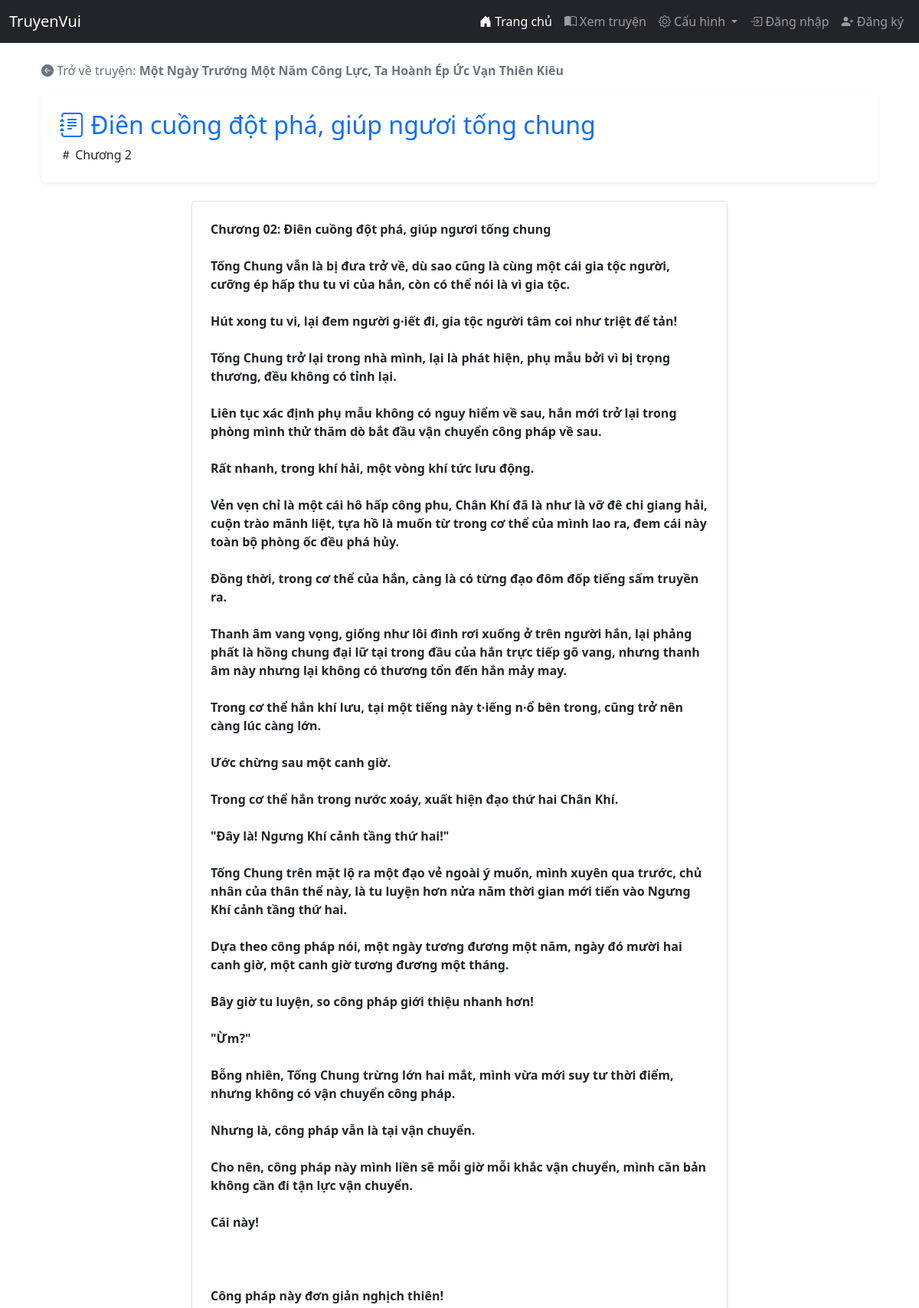
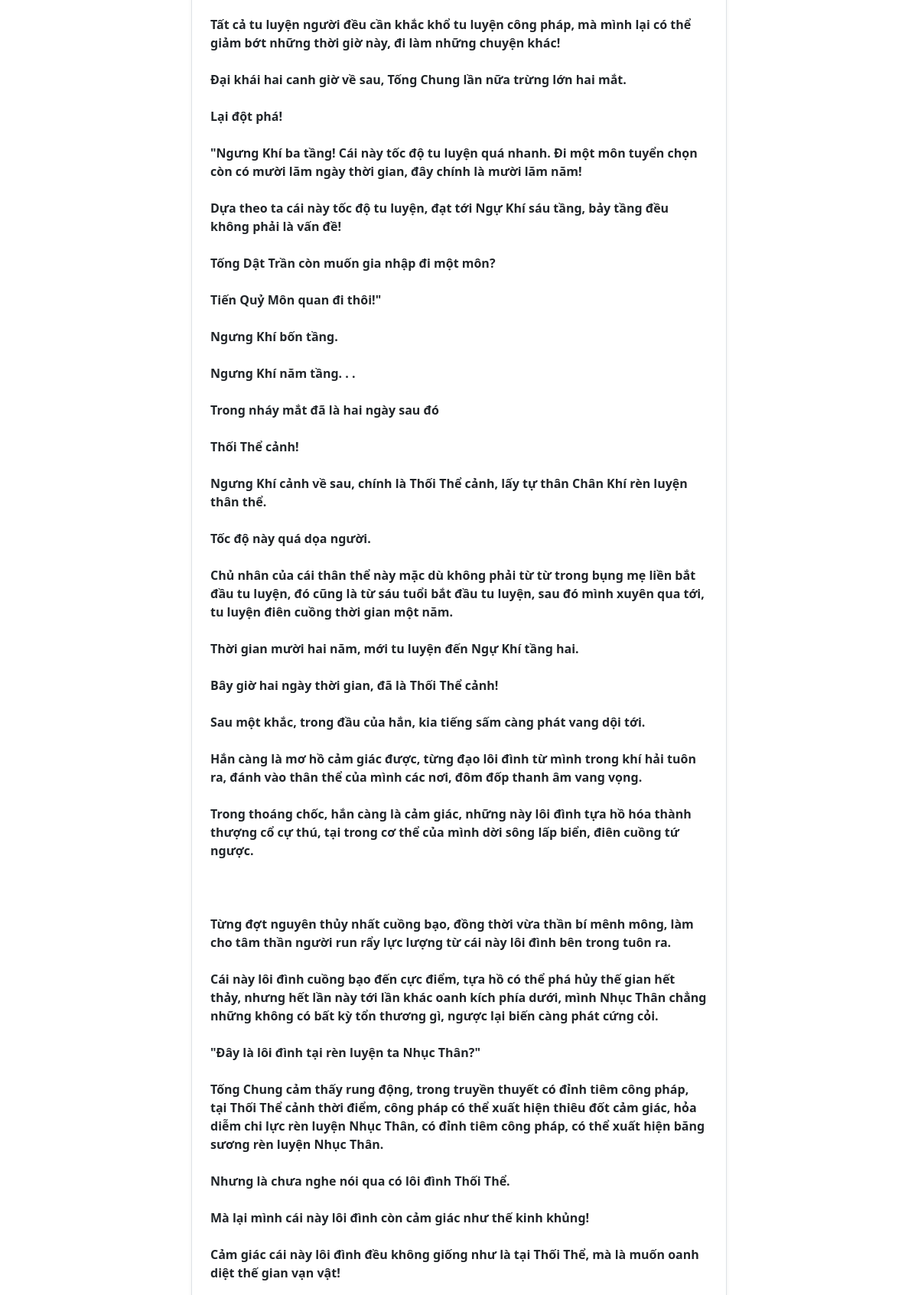
The app's page /story/mot-ngay-truong-mot-nam-cong-luc-ta-hoanh-ep-uc-van-thien-kieu/chapter/2/ (upper part) with its own data (2 pictures, top to bottom).
### stories/models.py (models this page shows, shortened)
class Chapter(models.Model):
    story = models.ForeignKey(Story, on_delete=models.CASCADE)
    chapter_number = models.PositiveIntegerField()
    title = models.CharField(max_length=255)
    content = models.TextField()
    created_at = models.DateTimeField(auto_now_add=True)

class Story(models.Model):
    title = models.CharField(max_length=255)
    categories = models.ManyToManyField(Category, related_name='stories', blank=True)
    uploader = models.ForeignKey(User, on_delete=models.CASCADE)
    author = models.CharField(max_length=255)  # 👉 Tên tác giả thực
    description = models.TextField()
    poster = models.ImageField(upload_to='posters/', blank=True, null=True)
    favorites = models.ManyToManyField(
        User,
        through='Favorite',
        related_name='favorite_stories',
        blank=True
    )
    views = models.PositiveIntegerField(default=0)  # 👈 Lượt xem
    slug = models.SlugField(unique=True, blank=True)
    created_at = models.DateTimeField(auto_now_add=True)

### stories/views.py (the view)
# urls.py: path('story/<slug:story_slug>/chapter/<int:chapter_number>/', views.chapter_detail, name='chapter_detail'),
def chapter_detail(request, story_slug, chapter_number):
    story = get_object_or_404(Story, slug=story_slug)
    chapter = get_object_or_404(Chapter, story=story, chapter_number=chapter_number)
    if request.user.is_authenticated:
        ChapterView.objects.get_or_create(user=request.user, chapter=chapter)
    prev_chapter = Chapter.objects.filter(story=story, chapter_number__lt=chapter.chapter_number).order_by('-chapter_number').first()
    next_chapter = Chapter.objects.filter(story=story, chapter_number__gt=chapter.chapter_number).order_by('chapter_number').first()
    return render(request, 'stories/chapter_detail.html', {
        'story': story,
        'chapter': chapter,
        'prev_chapter': prev_chapter,
        'next_chapter': next_chapter,
    })

### stories/templates/stories/chapter_detail.html (shortened to what this page needs)
{% include 'stories/base/header.html' %}
<div class="container mt-4 mb-5">
    <div class="mb-3">
        <a href="{% url 'story_detail' chapter.story.slug %}" class="text-decoration-none text-secondary">
            <i class="bi bi-arrow-left-circle-fill"></i> Trở về truyện: <strong>{{ chapter.story.title }}</strong>
        </a>
    </div>
    <div class="p-4 rounded shadow-sm">
        <h2 class="text-primary mb-2">
            <i class="bi bi-journal-text"></i> {{ chapter.title }}
        </h2>
        <p class="mb-0">
            <i class="bi bi-hash"></i> Chương {{ chapter.chapter_number }}
        </p>
    </div>
    <div class="chapter-content mt-4 p-4 rounded shadow-sm border" style="max-width:700px; margin: 0 auto;">
        {{ chapter.content|safe }}
    </div>
</div>
{% include 'stories/base/footer.html' %}

### records on screen
Chapter: story "Một Ngày Trướng Một Năm Công Lực, Ta Hoành Ép Ức Vạn Thiên Kiêu", title "Điên cuồng đột phá, giúp ngươi tống chung", chapter_number "2", content "Chương 02: Điên cuồng đột phá, giúp ngươi tống chung Tống Chung vẫn là bị đưa trở về, dù sao cũng là cùng một cái gia tộc người, cưỡng ép hấp thu tu vi của hắn, còn có thể nói là vì gia tộc. Hút xong tu vi, lại đem người g·iết đi, gia tộc người tâm coi như triệt để tản! Tống Chung trở lại trong nhà mình, lại là phát hiện, phụ mẫu bởi vì bị trọng thương, đều không có tỉnh lại. Liên tục xác định phụ mẫu không có nguy hiểm về sau, hắn mới trở lại trong phòng mình thử thăm dò bắt đầu vận chuyển công pháp về sau. Rất nhanh, trong khí hải, một vòng khí tức lưu động. Vẻn vẹn chỉ là một cái hô hấp công phu, Chân Khí đã là như là vỡ đê chi giang hải, cuộn trào mãnh liệt, tựa hồ là muốn từ trong cơ…"
